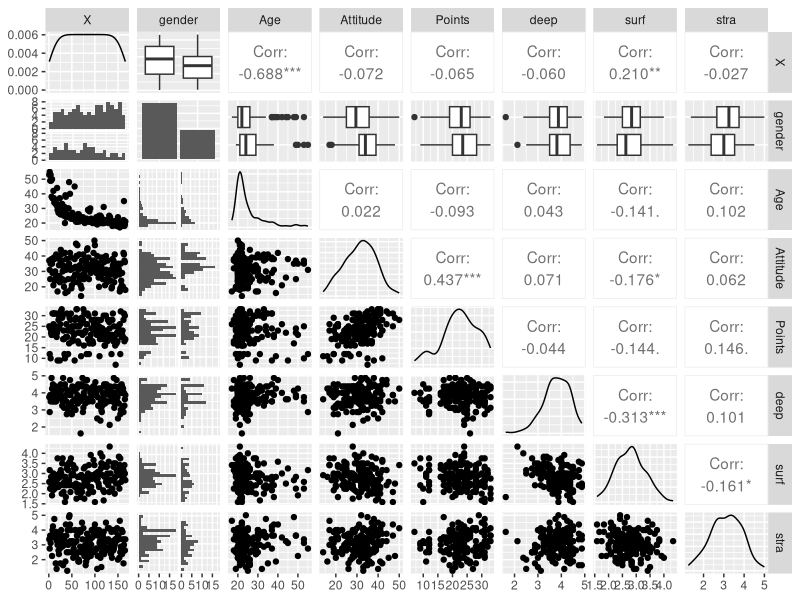

Write the R code that produced this figure.
## ---- chunk 1
library(GGally)
library(ggplot2)

learning2014 <- read.table("data/learning.csv", sep = ",", header = TRUE)
## ---- chunk 2
head(learning2014)
## ---- chunk 3
str(learning2014)
## ---- chunk 4
summary(learning2014)
## ---- chunk 5

## ---- chunk 6
kuvaaja <- ggpairs(learning2014, lower = list(combo = wrap("facethist", bins = 20)))
kuvaaja
